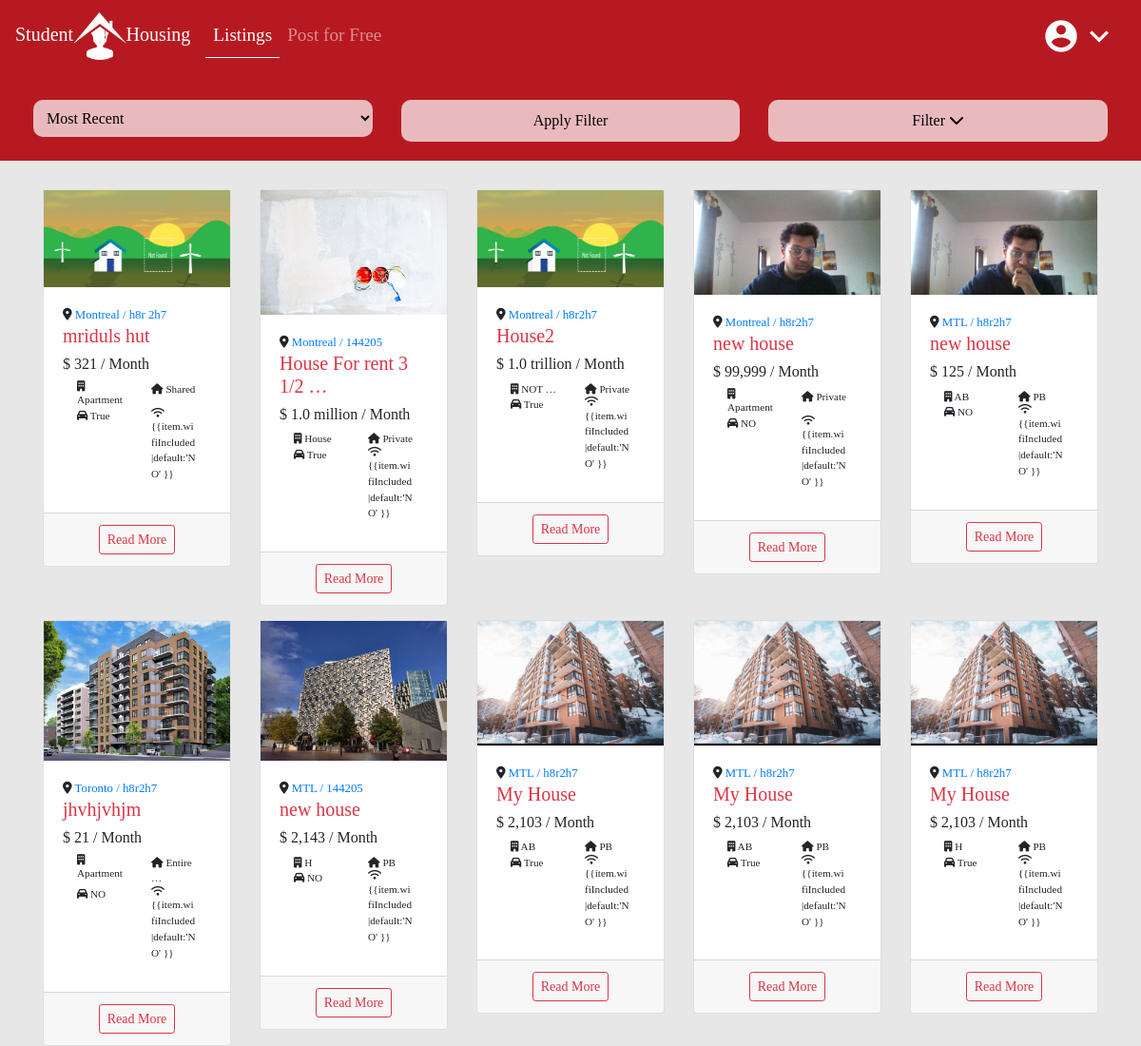
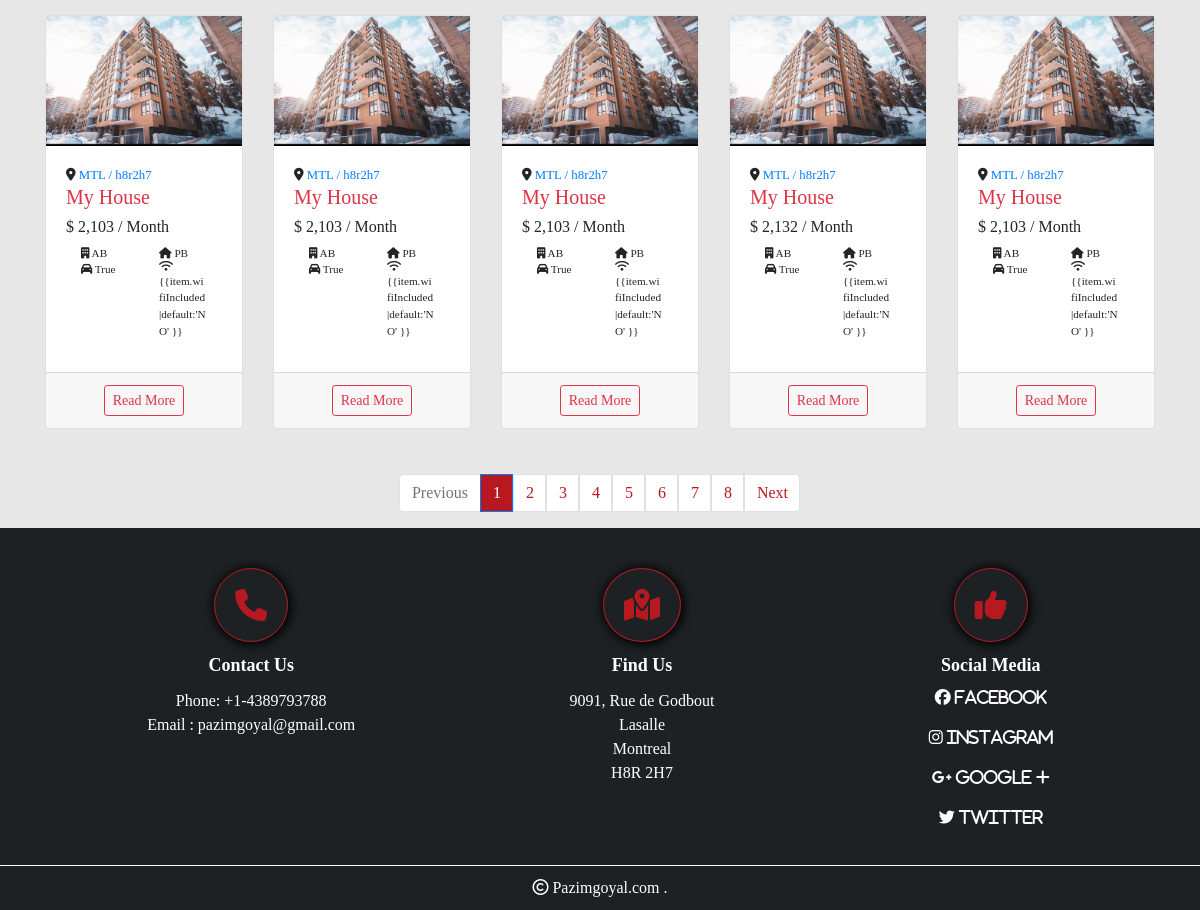
/listings/, run on the app's committed database (2 pictures, top to bottom).
### listings/models.py (models this page shows)
class HouseListings(models.Model):
    title = models.CharField(max_length=200)
    description = models.TextField(blank=True)
    price = models.IntegerField()
    address = models.CharField(max_length=200, default="")
    city = models.CharField(max_length=10, choices=city)
    zipCode = models.CharField(max_length=10)
    building_type = models.CharField(choices=typeB, max_length=18)
    garage = models.BooleanField(default=False)
    space_given = models.CharField(choices=space, max_length=15)
    created_date = models.DateTimeField(default=timezone.now, blank=True)
    is_published = models.BooleanField(default=True)
    image1 = models.ImageField(upload_to='photos/%Y%m%d/', default="default.jpeg")
    image2 = models.ImageField(upload_to='photos/%Y%m%d/', blank=True)
    image3 = models.ImageField(upload_to='photos/%Y%mb%d/', blank=True)
    image4 = models.ImageField(upload_to='photos/%Y%m%d/', blank=True)
    image5 = models.ImageField(upload_to='photos/%Y%m%d/', blank=True)
    image6 = models.ImageField(upload_to='photos/%Y%m%d/', blank=True)
    image7 = models.ImageField(upload_to='photos/%Y%m%d/', blank=True)
    image8 = models.ImageField(upload_to='photos/%Y%m%d/', blank=True)
    image9 = models.ImageField(upload_to='photos/%Y%mb%d/', blank=True)
    image10 = models.ImageField(upload_to='photos/%Y%m%d/', blank=True)
    image11 = models.ImageField(upload_to='photos/%Y%m%d/', blank=True)
    image12 = models.ImageField(upload_to='photos/%Y%m%d/', blank=True)
    bathrooms = models.DecimalField(max_digits=2, default=1, decimal_places=1)
    electricityIncluded = models.BooleanField(default=False)
    wifiIncluded = models.BooleanField(default=False)
    animalsAllowed = models.BooleanField(default=False)
    furnished = models.TextField(choices=furnish)
    user = models.ForeignKey(User, on_delete=models.CASCADE)
    size = models.DecimalField(blank=True, decimal_places=1, max_digits=2, default=3.5)
    bathrooms = models.DecimalField(blank=True, decimal_places=1, max_digits=2, default=2)

### listings/views.py (the view, shortened to what this page needs)
# urls.py: path('', include('listings.urls')),
def listings(request):
    listing = HouseListings.objects.order_by('-created_date')
    if 'order' in request.GET:
        listing = HouseListings.objects.order_by(request.GET['order'])
    paginator = Paginator(listing, 15)
    page = request.GET.get('page')
    paged_listings = paginator.get_page(page)
    return render(request, 'listings.html', {'items': paged_listings,'vals':request.GET})

### templates/listings.html (shortened to what this page needs)
{% extends 'base.html' %}
{% load humanize%}
{% block content %}
<div class="filter-listing">
    <form action="{%url 'listings'%}">
        <div>
            <div class="row">
                <div class="col-lg-4 col-6">
                    <select class="listing-filter-dpd" name="order">
                        <option value="-created_date">Most Recent</option>
                    </select>
                </div>
                <div class="col-lg-4 col-10">
                    <input type="submit" value="Apply Filter">
                </div>
                <div class="col-lg-4 col-2 listing-filter-b">
                    <button type="button" data-toggle="collapse" data-target="#collapseExample2"
                            aria-expanded="false"> Filter
                        <i class="fas fa-chevron-down  js-rotate-if-collapsed"></i>
                    </button>
                </div>
            </div>
        </div>
    </form>
</div>
<div class="row row-cols-lg-3 row-cols-md-2 row-cols-1 row-cols-xl-5 main-listing" style="padding: 30px;">
    {% if items%}
    {% for item in items%}
    <div class="col listings" style="margin-bottom: 15px;">
        <div class="card">
            <div class="card-img ">
                <img class="img-responsive" src="{{item.image1.url}}">
            </div>
            <div class="card-body">
                <div class="card-title">
                    <small><i class="fa fa-map-marker"></i><a href="#"> {{item.city}} /
                        {{item.zipCode|lower}}</a>
                    </small>
                    <h5 class="text-danger">{{item.title|truncatewords:5}}</h5>
                    <h6>$ {{item.price|intword|intcomma}} / Month</h6>
                    <div class="smallerItems row row-cols-2">
                        <div class="col info_item"><i class="fa fa-building"></i>
                            {{item.building_type|cut:"Building"|truncatewords:1}}
                        </div>
                        <div class="col info_item"><i class="fa fa-home"></i>
                            {{item.space_given|cut:"Bedroom"|truncatewords:1}}
                        </div>
                        <div class="col info_item"><i class="fa  fa-car"></i> {{item.garage|default:'NO'}}</div>
                        <div class="col info_item"><i class="fa  fa-wifi "></i> {{item.wifiIncluded|default:'NO'
                            }}
                        </div>
                    </div>
                </div>
            </div>
            <div class="card-footer">
                <div class="d-flex justify-content-around">
                    <div>
                        <a type="button" class="btn btn-outline-danger btn-sm" href="{{item.id}}">Read More</a>
                    </div>
                </div>
            </div>
        </div>
    </div>
    {%endfor%}
    {%else%}
    <center><h3>No results found for search parameters</h3></center>
    {%endif%}
</div>
<nav aria-label="Page navigation example">
    {% if items.has_other_pages%}
    <ul class="pagination justify-content-center">
        {%if items.has_previous%}
        <li class="page-item">
            <a class="page-link" href="?page={{items.previous_page_number}}" tabindex="-1">Previous</a>
        </li>
        {% else%}
        <li class="page-item disabled">
            <a class="page-link" href="#" tabindex="-1">Previous</a>
        </li>
        {% endif%}
        {% for i in items.paginator.page_range%}
        {% if items.number == i %}
        <li class="page-item active"><a class="page-link" href="?page={{i}}">{{i}}</a></li>
        {% else%}
        <li class="page-item"><a class="page-link" href="?page={{i}}">{{i}}</a></li>
        {% endif%}
        {% endfor%}
        {%if items.has_next%}
        <li class="page-item">
            <a class="page-link" href="?page={{items.next_page_number}}">Next</a>
        </li>
        {% else %}
        <li class="page-item disabled">
            <a class="page-link" href="">Next</a>
        </li>
        {%endif%}
    </ul>
    {% endif%}
</nav>
{% endblock %}}

### StudentHomes/static/css/style1.css (style rules this page uses)
* { max-width: 100%; margin: 0px; padding: 0px; }
body { background: #e7e7e7; font-family: 'Vollkorn', serif; padding-top: 75px; }
.row { margin-left: 0px; margin-right: 0px; }
.card { margin: auto; transition: box-shadow .5s; }
.card img { width: 100%; }
.card-img { border-radius: 0px 0px 0 0; max-height: 180px; overflow: hidden; }
.filter-listing { background: #b71921; padding: 20px; }
.filter-listing input, .filter-listing select, .listing-filter-b button { margin-top: 10px; width: 100%; padding: 10px; background-color: rgba(255, 255, 255, .7); border: none; border-radius: 10px; }
.info_item { font-size: .7em; }
.pagination .page-link { color: #b71921; }
.pagination .page-item.active .page-link { background-color: #b71921; color: #fff; }

### data on the page
HouseListings: image1 (placeholder picture), city "Montreal", zipCode "h8r 2h7", title "mriduls hut", price "321", building_type "Apartment", space_given "Shared", garage "True"
HouseListings: image1 (picture), city "Montreal", zipCode "144205", title "House For rent 3 1/2 …", price "1.0 million", building_type "House", space_given "Private", garage "True"
HouseListings: image1 (placeholder picture), city "Montreal", zipCode "h8r2h7", title "House2", price "1.0 trillion", building_type "NOT …", space_given "Private", garage "True"
HouseListings: image1 (picture), city "Montreal", zipCode "h8r2h7", title "new house", price "99,999", building_type "Apartment", space_given "Private", garage "NO"
HouseListings: image1 (picture), city "MTL", zipCode "h8r2h7", title "new house", price "125", building_type "AB", space_given "PB", garage "NO"
HouseListings: image1 (picture), city "Toronto", zipCode "h8r2h7", title "jhvhjvhjm", price "21", building_type "Apartment", space_given "Entire …", garage "NO"
HouseListings: image1 (picture), city "MTL", zipCode "144205", title "new house", price "2,143", building_type "H", space_given "PB", garage "NO"
HouseListings: image1 (picture), city "MTL", zipCode "h8r2h7", title "My House", price "2,103", building_type "AB", space_given "PB", garage "True"
HouseListings: image1 (picture), city "MTL", zipCode "h8r2h7", title "My House", price "2,103", building_type "AB", space_given "PB", garage "True"
HouseListings: image1 (picture), city "MTL", zipCode "h8r2h7", title "My House", price "2,103", building_type "H", space_given "PB", garage "True"
HouseListings: image1 (picture), city "MTL", zipCode "h8r2h7", title "My House", price "2,103", building_type "AB", space_given "PB", garage "True"
HouseListings: image1 (picture), city "MTL", zipCode "h8r2h7", title "My House", price "2,103", building_type "AB", space_given "PB", garage "True"
HouseListings: image1 (picture), city "MTL", zipCode "h8r2h7", title "My House", price "2,103", building_type "AB", space_given "PB", garage "True"
HouseListings: image1 (picture), city "MTL", zipCode "h8r2h7", title "My House", price "2,132", building_type "AB", space_given "PB", garage "True"
HouseListings: image1 (picture), city "MTL", zipCode "h8r2h7", title "My House", price "2,103", building_type "AB", space_given "PB", garage "True"

### other printed values
{{ i }} "1"
{{ i }} "2" "3" "4" "5" "6" "7" "8"
